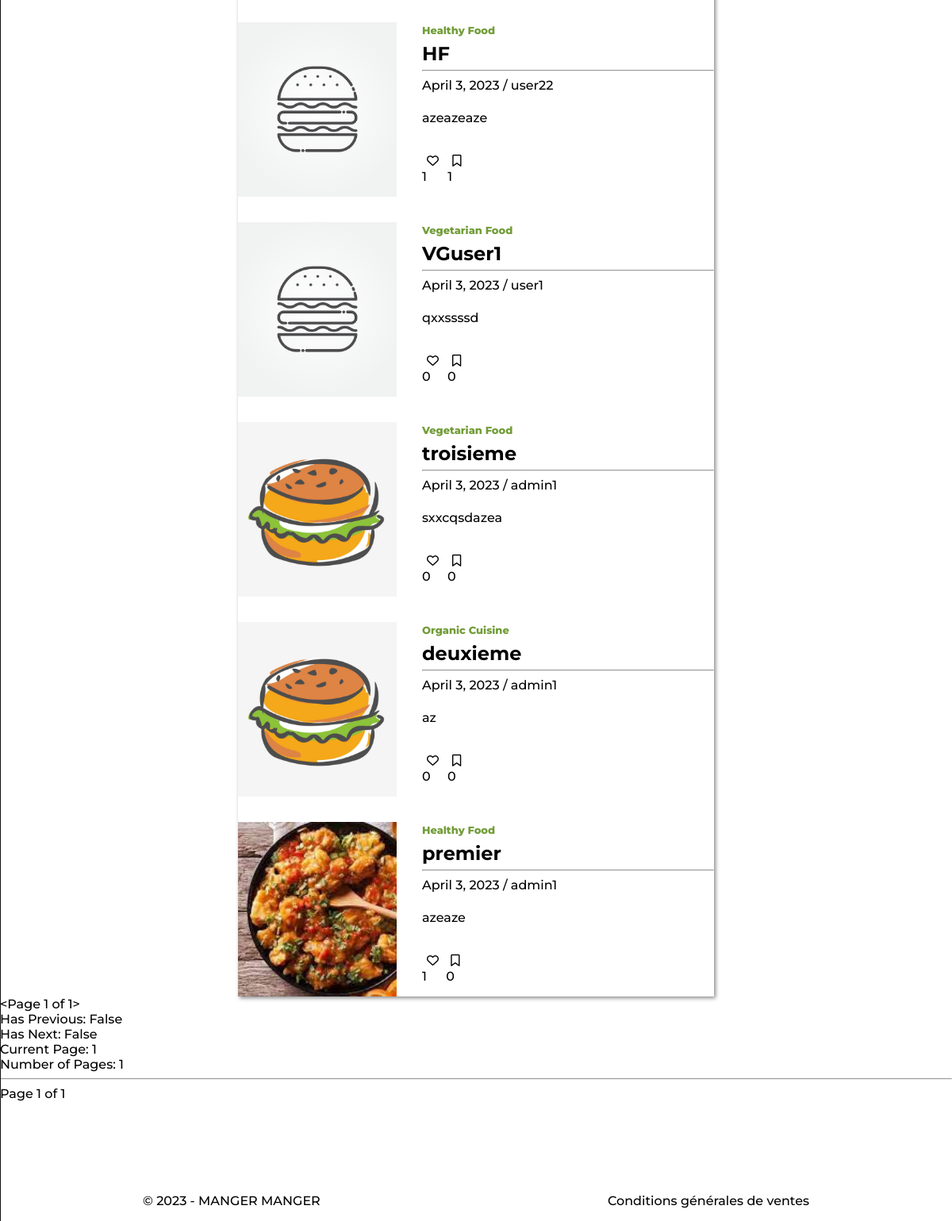
/posts/ (lower part), run on an earlier commit of the app's database.
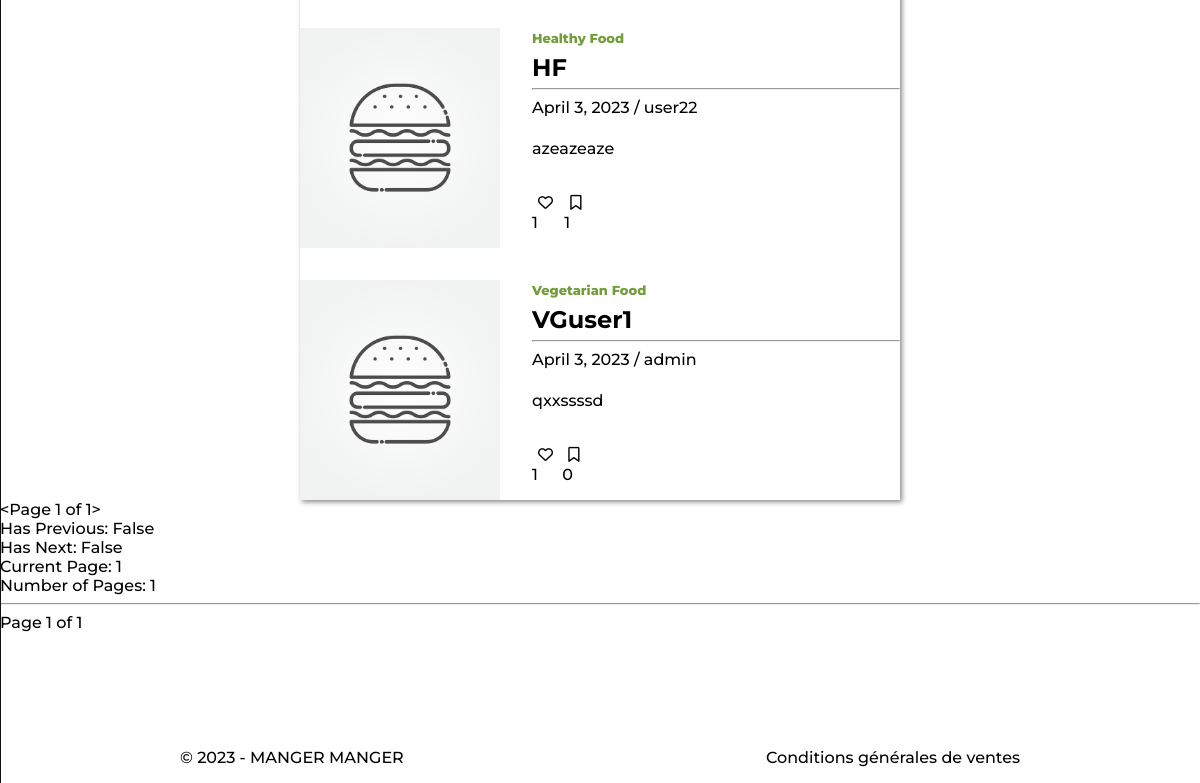
And on a later commit of the database.
### blog_app/models.py (models this page shows, shortened)
class PostModels(models.Model): # structure d'un article de blog
    class Categories(models.TextChoices): # permet de définir des choix textuels pour la catégorie
        Healthy_Food = 'Healthy Food' # Healthy Food ... sont les clés classées dans la BDD pour chaque catégories
        Organic_Cuisine = 'Organic Cuisine'
        Vegetarian_Food = 'Vegetarian Food'
    user_id= models.ForeignKey(UserModels, on_delete=models.CASCADE)
    categorie = models.fields.CharField(choices=Categories.choices, max_length=15)
    date = models.DateField(auto_now_add=True)
    title = models.CharField(max_length=30, blank=False)
    content = RichTextUploadingField(blank=False, null=True)
    image = models.ImageField(upload_to='posts_images/', blank=False, null=True)
    favoris = models.ManyToManyField(UserModels, blank=True, related_name='favoris')
    bookmark = models.ManyToManyField(UserModels, blank=True, related_name='bookmark')
    objects = PostManager()

class UserModels(AbstractUser):
    description = models.TextField(blank=True, null=True)
    objects = UserManager()

### blog_app/views.py (the view)
# urls.py: path('posts/',views.list_posts, name="list_posts"),
def list_posts(request):
    p = Paginator(models.PostModels.objects.all().order_by('-id'), 8)
    page = request.GET.get('page')
    posts = p.get_page(page)
    return render(request, "blog_app/posts.html", {'posts': posts})

### blog_app/templates/blog_app/posts.html (shortened to what this page needs)
{% extends 'base.html' %}
    {% block stylesheet %}
    {% load static %}
    <link rel="stylesheet" type="text/css" href={% static "blog_app/posts.css" %}>
    {% endblock stylesheet %}
    {% block index %}
    <section class="display-posts">
        <div class="posts">
            {% for post in posts %}
                <div class="post" >
                    <div class="post-img"
                        style="background-image: url('{{ MEDIA_URL }}{{ post.image.url }}');"
                        onclick="location.href='{% url 'post_detail' pk=post.id user_id=post.user_id categorie=post.categorie %}'">
                    </div>
                    <div class="post-description"
                        onclick="location.href='{% url 'post_detail' pk=post.id user_id=post.user_id categorie=post.categorie %}'">
                        <a href="{% url 'posts_filter' filter_by='categorie' value=post.categorie %}" class="post-categorie colored-text">
                            {{ post.categorie }}
                        </a>
                        <h2 class="bold-title">
                            {{ post.title }}
                        </h2>
                        <hr>
                        <a href="{% url 'posts_filter' filter_by='date' value=post.date %}" class="date transition-btn">
                            {{ post.date }}
                        </a>
                        <span>/</span>
                        <a href="{% url 'posts_filter' filter_by='username' value=post.user_id.id %}" class="author transition-btn">
                            {{ post.user_id.username }}
                        </a>
                        <div class="description-text">
                            {{ post.content|safe }}
                        </div>
                    </div>
                    <div class="last-row">
                        <div class="zone-icons icons boutons">
                            {% include "blog_app/favori_btn.html" %}
                            {% include "blog_app/bookmark_btn.html" %}
                        </div>
                        <div class="empty-col" onclick="location.href='{% url 'post_detail' pk=post.id user_id=post.user_id categorie=post.categorie %}'"></div>
                    </div>
                </div>
            {% endfor %}
        </div>
    </section>
    {{ posts }}
    <br>
    Has Previous: {{ posts.has_previous }}
    <br>
    Has Next: {{ posts.has_next }}
    <br>
    Current Page: {{ posts.number }}
    <br>
    Number of Pages: {{ posts.paginator.num_pages }}
    <hr>
    Page {{ posts.number }} of {{ posts.paginator.num_pages}}
    {% endblock index %}

### blog_app/templates/blog_app/favori_btn.html
<div id="favori-btns{{ post.id }}">
  <p>
    <button
      hx-post="{% url 'add_remove_favori' post.id %}"
      hx-target="#favori-btns{{ post.id }}"
      hx-swap="#favori-btns{{ post.id }}">
      {% if user in post.favoris.all %}
        <i class="fa-solid fa-heart material-icons"></i>
      {% else %}
        <i class="fa-regular fa-heart material-icons"></i>
      {% endif %}
    </button>
    {{ post.favoris.count }}
  </p>
</div>

### blog_app/templates/blog_app/bookmark_btn.html
<div id="bookmark-btns{{ post.id }}">
  <p>
    <button
      hx-post="{% url 'add_remove_bookmark' post.id %}"
      hx-target="#bookmark-btns{{ post.id }}"
      hx-swap="#bookmark-btns{{ post.id }}">
      {% if user in post.bookmark.all %}
        <i class="fa-solid fa-bookmark material-icons"></i>
      {% else %}
        <i class="fa-regular fa-bookmark material-icons"></i>
      {% endif %}
    </button>
    {{ post.bookmark.count }}
  </p>
</div>

What changed in the data, as far as the page shows it:
removed PostModels: image (picture), categorie "Vegetarian Food", title "troisieme", date "April 3, 2023", user_id.username "admin1", content "sxxcqsdazea", favoris.count "0", bookmark.count "0"
removed PostModels: image (picture), categorie "Organic Cuisine", title "deuxieme", date "April 3, 2023", user_id.username "admin1", content "az", favoris.count "0", bookmark.count "0"
removed PostModels: image (picture), categorie "Healthy Food", title "premier", date "April 3, 2023", user_id.username "admin1", content "azeaze", favoris.count "1", bookmark.count "0"
changed through a linked row, PostModels "VGuser1": user_id.username "user1" → "admin"; favoris.count "0" → "1"
